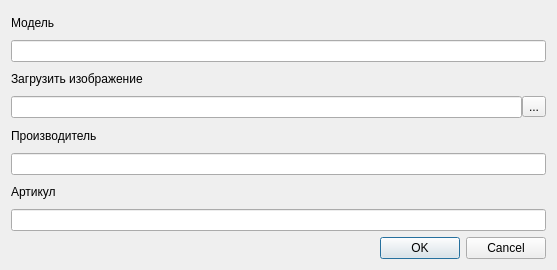
<?xml version="1.0" encoding="UTF-8"?>
<ui version="4.0">
 <class>addLocomotiveModel_dialog</class>
 <widget class="QWidget" name="addLocomotiveModel_dialog">
  <property name="geometry">
   <rect>
    <x>0</x>
    <y>0</y>
    <width>557</width>
    <height>270</height>
   </rect>
  </property>
  <property name="sizePolicy">
   <sizepolicy hsizetype="Preferred" vsizetype="Preferred">
    <horstretch>0</horstretch>
    <verstretch>0</verstretch>
   </sizepolicy>
  </property>
  <property name="windowTitle">
   <string>Form</string>
  </property>
  <layout class="QVBoxLayout" name="verticalLayout">
   <item>
    <widget class="QLabel" name="locomotiveModel_label">
     <property name="text">
      <string>Модель</string>
     </property>
    </widget>
   </item>
   <item>
    <widget class="QLineEdit" name="locomotiveModel_lineEdit"/>
   </item>
   <item>
    <widget class="QLabel" name="loadImage_label">
     <property name="text">
      <string>Загрузить изображение</string>
     </property>
    </widget>
   </item>
   <item>
    <layout class="QHBoxLayout" name="filechooser_hLayout">
     <property name="spacing">
      <number>0</number>
     </property>
     <item>
      <widget class="QLineEdit" name="filepath"/>
     </item>
     <item>
      <widget class="QToolButton" name="filepicker">
       <property name="text">
        <string>...</string>
       </property>
      </widget>
     </item>
    </layout>
   </item>
   <item>
    <widget class="QLabel" name="manufacturer_label">
     <property name="text">
      <string>Производитель</string>
     </property>
    </widget>
   </item>
   <item>
    <widget class="QLineEdit" name="manufacturer_lineEdit"/>
   </item>
   <item>
    <widget class="QLabel" name="locomotiveCode_label">
     <property name="text">
      <string>Артикул</string>
     </property>
    </widget>
   </item>
   <item>
    <widget class="QLineEdit" name="locomotiveCode_lineEdit"/>
   </item>
   <item>
    <widget class="QDialogButtonBox" name="addLocomotiveModel_buttonBox">
     <property name="standardButtons">
      <set>QDialogButtonBox::StandardButton::Cancel|QDialogButtonBox::StandardButton::Ok</set>
     </property>
    </widget>
   </item>
  </layout>
 </widget>
 <resources/>
 <connections/>
</ui>
